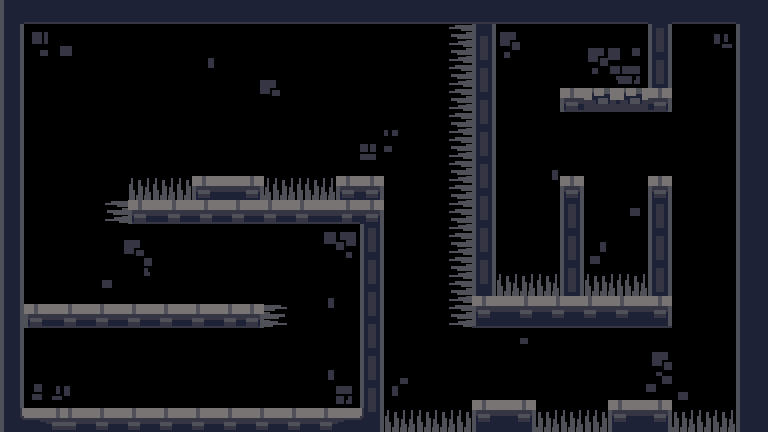

A level layout from a 2D game, rendered from its tile map. Below: a short description, then the map file with tile-grid data replaced by summaries:
An orthogonal 96x54 tile map with 8x8 px tiles, 3 tile layers (Blacks, BG0, Main), 3 tilesets and 17 objects.

<map version="1.4" tiledversion="1.4.3" orientation="orthogonal" renderorder="right-down" width="96" height="54" tilewidth="8" tileheight="8" infinite="0" nextlayerid="5" nextobjectid="21">
 <tileset firstgid="1" source="../../../Sprites/Tiles/DEV/Metrics/T_metrics.tsx" />
 <tileset firstgid="673" source="../../../Sprites/Tiles/DEV/32x/T_spr_nv_32x_stone_B.tsx" />
 <tileset firstgid="1441" source="../../../Sprites/Tiles/DEV/32x/T_spr_nv_32x_stone_A.tsx" />
 <objectgroup id="2" name="Col">
  <object id="1" x="128" y="200" width="256" height="24" />
  <object id="2" x="24" y="408" width="360" height="24" />
  <object id="3" x="0" y="0" width="24" height="432" />
  <object id="5" x="24" y="304" width="240" height="24" />
  <object id="7" x="192" y="176" width="72" height="24" />
  <object id="9" x="360" y="224" width="24" height="184" />
  <object id="10" x="472" y="400" width="64" height="32" />
  <object id="11" x="560" y="176" width="24" height="120" />
  <object id="12" x="336" y="176" width="48" height="24" />
  <object id="13" x="24" y="0" width="744" height="24" />
  <object id="14" x="448" y="0" width="48" height="328" />
  <object id="15" x="608" y="400" width="64" height="32" />
  <object id="16" x="648" y="176" width="24" height="120" />
  <object id="17" x="736" y="24" width="32" height="408" />
  <object id="18" x="472" y="296" width="200" height="32" />
  <object id="19" x="560" y="88" width="112" height="24" />
  <object id="20" x="648" y="24" width="24" height="64" />
 </objectgroup>
 <layer id="4" name="Blacks" width="96" height="54">
  <data>[5184 cells, 1437 non-empty, 1 distinct tile ids]</data>
 </layer>
 <layer id="3" name="BG0" width="96" height="54">
  <data>[5184 cells, 222 non-empty, 58 distinct tile ids]</data>
 </layer>
 <layer id="1" name="Main" width="96" height="54">
  <data>[5184 cells, 1408 non-empty, 118 distinct tile ids]</data>
 </layer>
</map>
